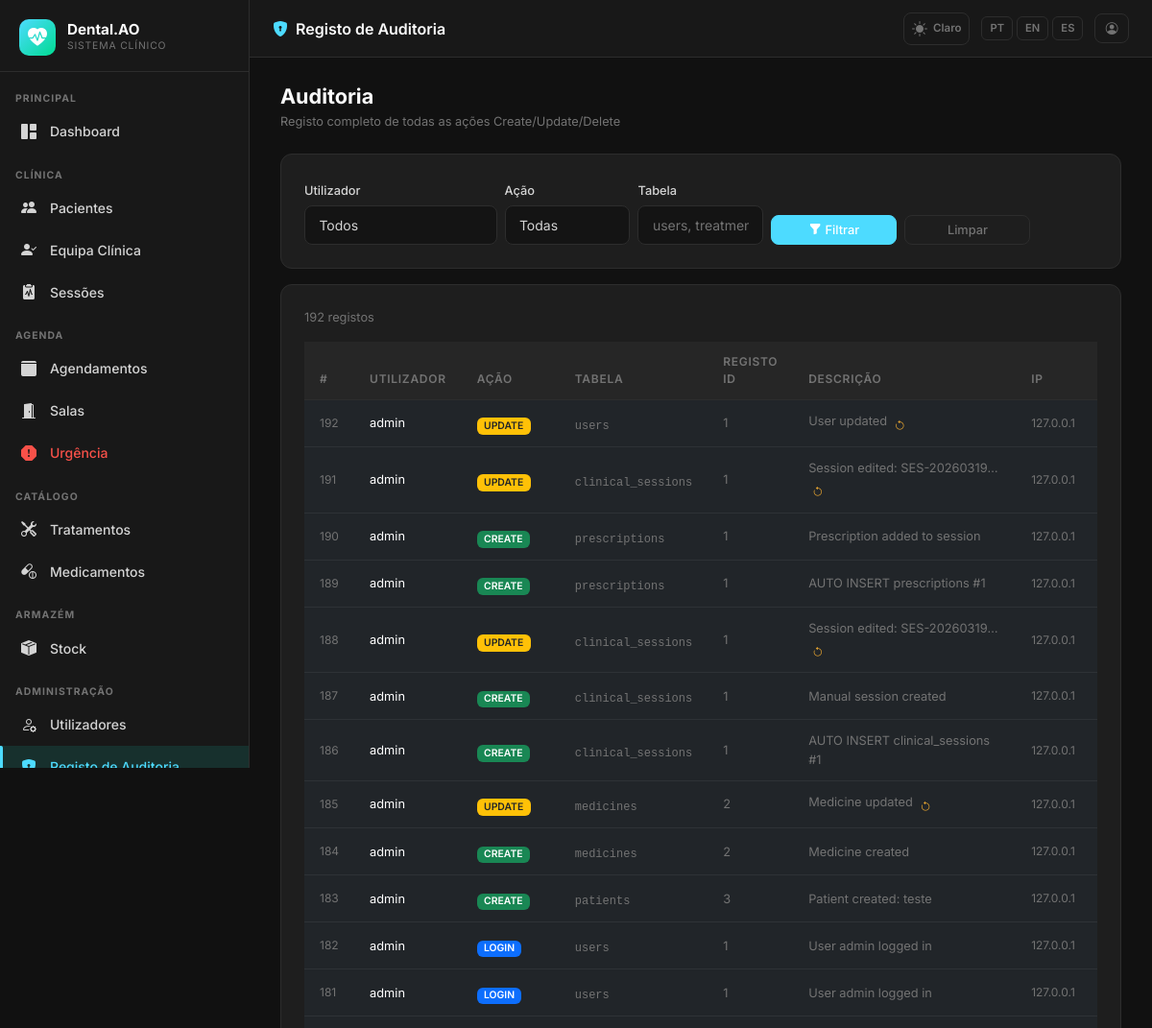
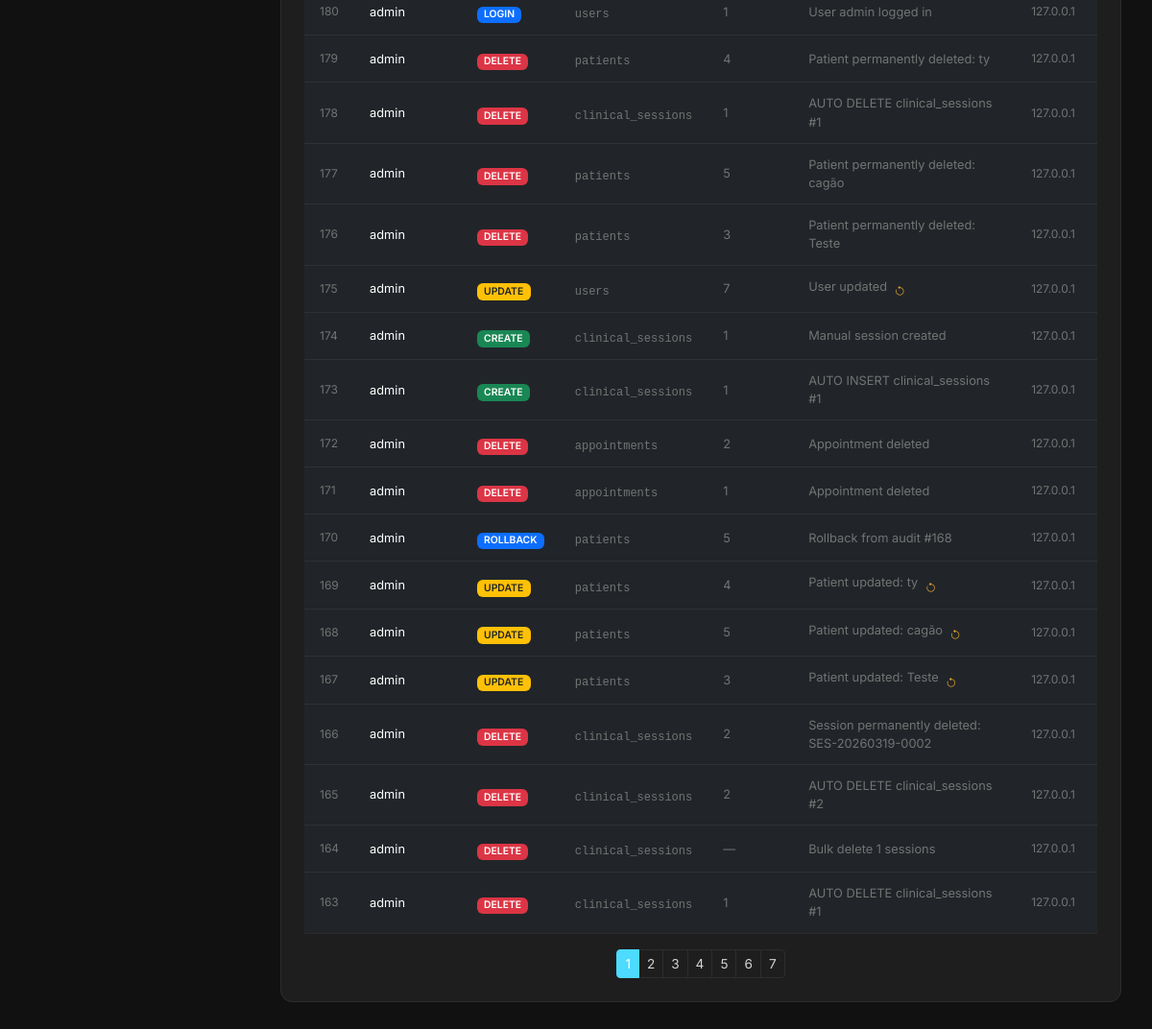
Before: /admin/audit (signed in) with the older database file (2 pictures, top to bottom).
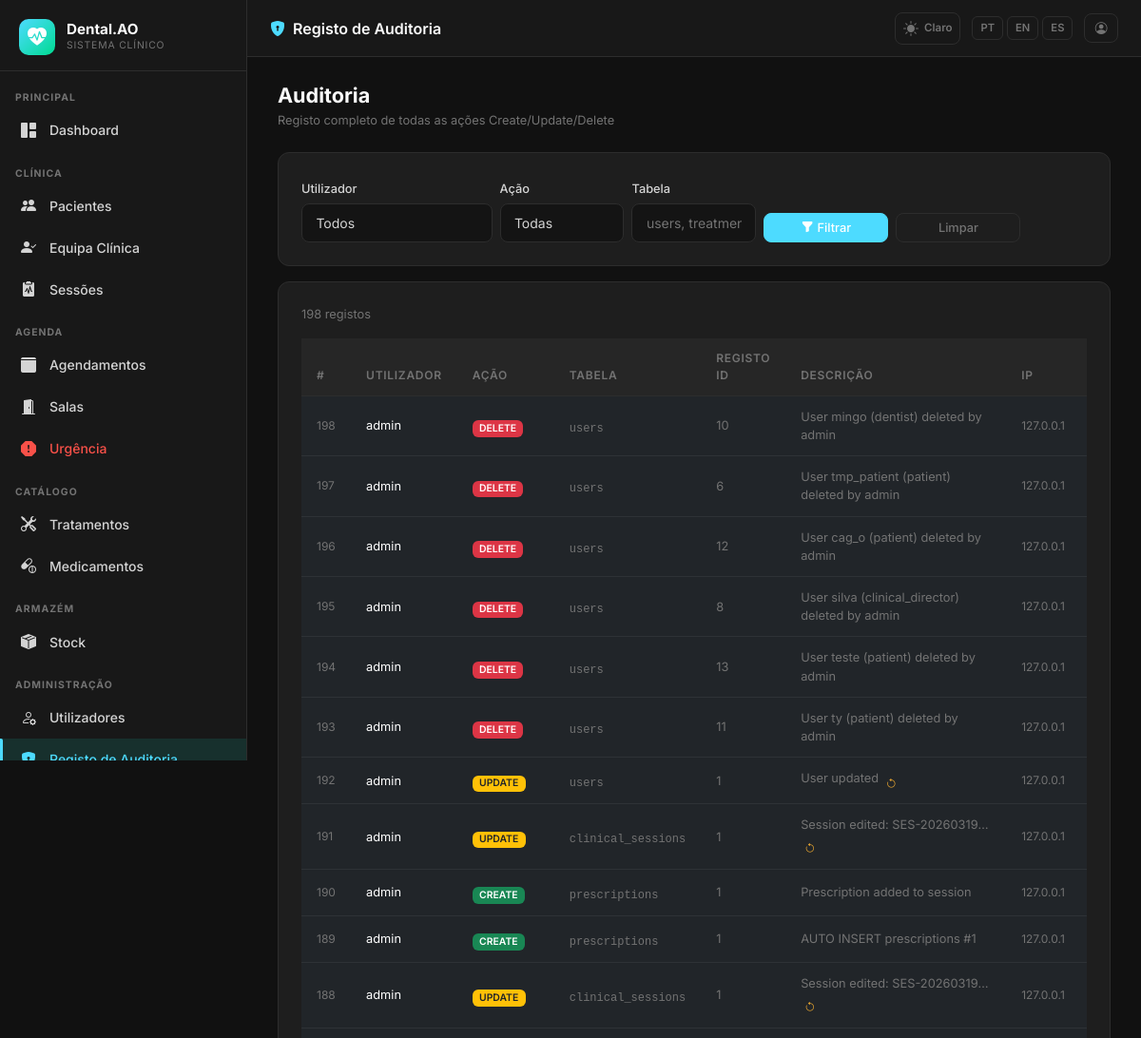
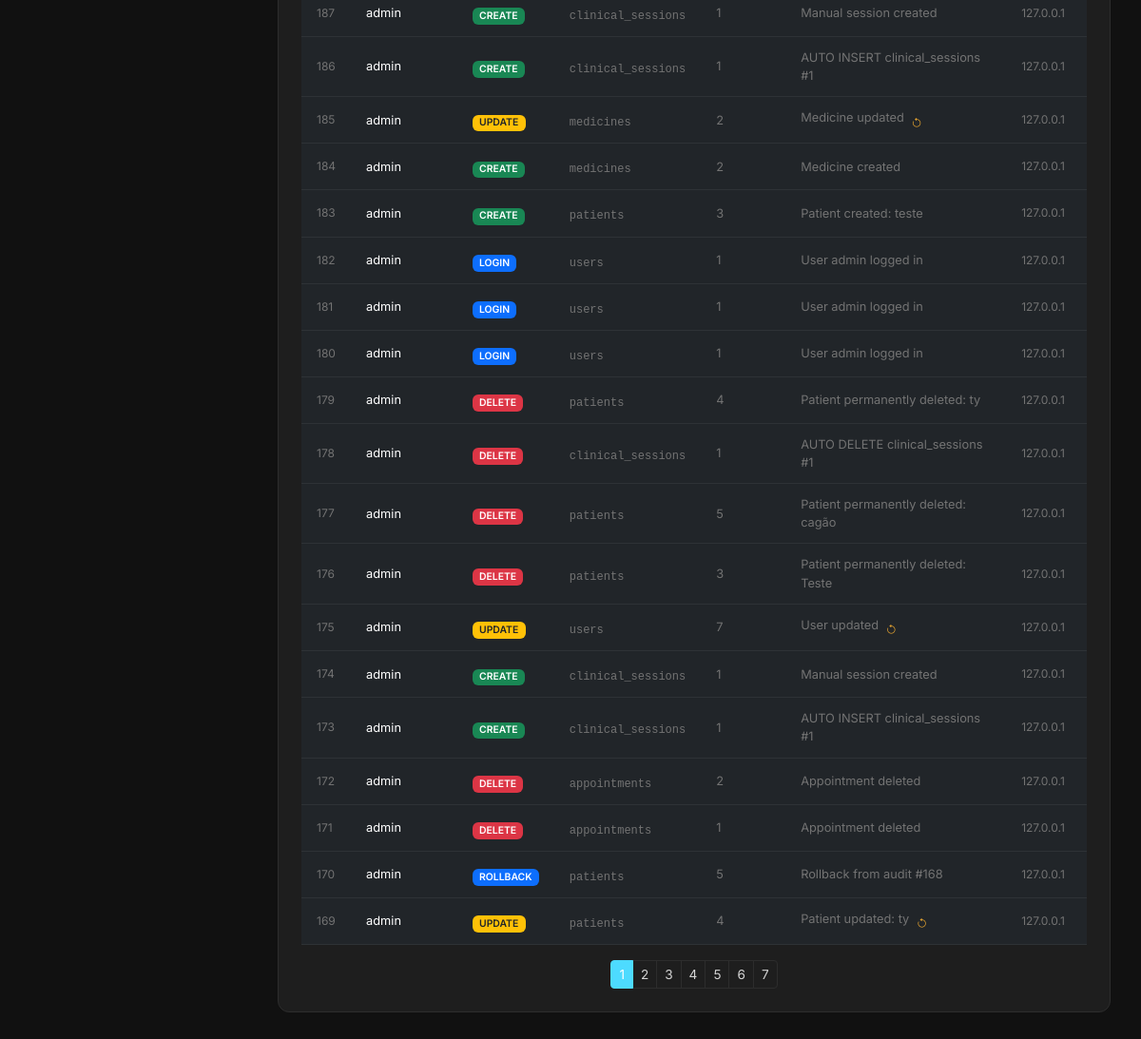
After: the same page with the newer database file (2 pictures, top to bottom).
### app/models.py (models this page shows)
class AuditLog(db.Model):
    __tablename__ = 'audit_log'
    id = db.Column(db.Integer, primary_key=True)
    user_id = db.Column(db.Integer, db.ForeignKey('users.id'), nullable=True)
    username = db.Column(db.String(80), nullable=True)
    action = db.Column(db.String(20), nullable=False)
    table_name = db.Column(db.String(100), nullable=False)
    record_id = db.Column(db.Integer, nullable=True)
    old_value = db.Column(db.JSON, nullable=True)
    new_value = db.Column(db.JSON, nullable=True)
    description = db.Column(db.Text, nullable=True)
    ip_address = db.Column(db.String(50), nullable=True)
    timestamp = db.Column(db.DateTime, default=lambda: datetime.now(timezone.utc), index=True)
    user = db.relationship('User', backref='audit_entries')

### app/admin/routes.py (the view)
@admin_bp.route('/audit')
@login_required
@director_or_superadmin_required
def audit_log():
    from ..models import AuditLog
    page = request.args.get('page', 1, type=int)
    query = AuditLog.query.order_by(AuditLog.timestamp.desc())
    if request.args.get('user_id'):
        query = query.filter_by(user_id=request.args.get('user_id', type=int))
    if request.args.get('action'):
        query = query.filter_by(action=request.args.get('action'))
    if request.args.get('table'):
        query = query.filter_by(table_name=request.args.get('table'))
    logs = query.paginate(page=page, per_page=30)
    users = User.query.order_by(User.full_name).all()
    return render_template('admin/audit_log.html', logs=logs, users=users)

### app/__init__.py (called while the page is built)
def get_locale():
    lang = session.get('lang')
    if lang in ['pt', 'en', 'es']:
        return lang
    return 'pt'

### app/models.py (called while the page is built)
    def role_display(self):
        role_map = {
            Role.SUPERADMIN: 'Superadmin',
            Role.CLINICAL_DIRECTOR: 'Diretor Clínico',
            Role.DENTIST: 'Dentista',
            Role.PATIENT: 'Paciente',
            Role.RECEPTION: 'Recepção',
        }
        return role_map.get(self.role, self.role)

    def role_badge_class(self):
        badge_map = {
            Role.SUPERADMIN: 'danger',
            Role.CLINICAL_DIRECTOR: 'primary',
            Role.DENTIST: 'success',
            Role.PATIENT: 'info',
            Role.RECEPTION: 'warning',
        }
        return badge_map.get(self.role, 'secondary')

    @classmethod
    def all_as_dict(cls):
        stored = {s.key: s.value for s in cls.query.all()}
        result = dict(cls._DEFAULTS)
        result.update(stored)
        return result

### app/templates/admin/audit_log.html (shortened to what the changed rows need)
{% extends "base.html" %}
{% block content %}
<div class="dc-page-header">
  <div>
    <h1>{{ _('Auditoria') }}</h1>
  </div>
</div>
<div class="dc-card">
  <div class="d-flex align-items-center justify-content-between mb-3">
    <span style="font-size:.8rem;color:var(--dc-text-muted)">{{ logs.total }} {{ _('registos') }}</span>
  </div>
  <div class="table-responsive">
    <table class="table table-sm mb-0">
      <thead>
        <tr>
          <th>#</th>
          <th>{{ _('Utilizador') }}</th>
          <th>{{ _('Ação') }}</th>
          <th>{{ _('Tabela') }}</th>
          <th>{{ _('Registo ID') }}</th>
          <th>{{ _('Descrição') }}</th>
          <th>{{ _('IP') }}</th>
          <th>{{ _('Data/Hora') }}</th>
        </tr>
      </thead>
      <tbody>
        {% for log in logs.items %}
        <tr>
          <td style="font-size:.75rem;color:var(--dc-text-muted)">{{ log.id }}</td>
          <td style="font-size:.8rem">{{ log.username or '—' }}</td>
          <td>
            <span class="badge bg-{% if log.action == 'CREATE' %}success{% elif log.action == 'UPDATE' %}warning text-dark{% elif log.action == 'DELETE' %}danger{% elif log.action in ['LOGIN','ROLLBACK'] %}primary{% else %}secondary{% endif %}" style="font-size:.65rem">
              {{ log.action }}
            </span>
          </td>
          <td><code style="font-size:.75rem;color:var(--dc-text-muted)">{{ log.table_name }}</code></td>
          <td style="font-size:.8rem;color:var(--dc-text-muted)">{{ log.record_id or '—' }}</td>
          <td style="font-size:.8rem;color:var(--dc-text-muted);max-width:250px">
            {% if log.old_value and log.action == 'UPDATE' %}
              <span class="d-inline-block text-truncate" style="max-width:200px" title="{{ log.description }}">
                {{ (log.description or '')[:60] }}{% if log.description and log.description|length > 60 %}…{% endif %}
              </span>
              <i class="bi bi-arrow-counterclockwise ms-1" style="color:var(--dc-warning);font-size:.7rem"
                 title="{{ _('Reversão disponível') }}"></i>
            {% else %}
              {{ (log.description or '')[:80] }}{% if log.description and log.description|length > 80 %}…{% endif %}
            {% endif %}
          </td>
          <td style="font-size:.75rem;color:var(--dc-text-muted)">{{ log.ip_address or '—' }}</td>
          <td style="font-size:.75rem;color:var(--dc-text-muted);white-space:nowrap">
          </td>
        </tr>
        {% endfor %}
      </tbody>
    </table>
  </div>
  {% if logs.pages > 1 %}
  <div class="d-flex justify-content-center mt-3">
    <nav>
      <ul class="pagination pagination-sm mb-0">
        {% for page in logs.iter_pages() %}
          {% if page %}
            <li class="page-item {% if page == logs.page %}active{% endif %}">
              <a class="page-link" href="{{ url_for('admin.audit_log', page=page, **request.args) }}">{{ page }}</a>
            </li>
          {% else %}
            <li class="page-item disabled"><span class="page-link">…</span></li>
          {% endif %}
        {% endfor %}
      </ul>
    </nav>
  </div>
  {% endif %}
</div>
{% endblock %}

Changed rows visible on the page:
no longer on this page (row unchanged): AuditLog: id "168", username "admin", action "UPDATE", table_name "patients", record "5", description "Patient updated: cagão", ip_address "127.0.0.1"
no longer on this page (row unchanged): AuditLog: id "167", username "admin", action "UPDATE", table_name "patients", record "3", description "Patient updated: Teste", ip_address "127.0.0.1"
no longer on this page (row unchanged): AuditLog: id "166", username "admin", action "DELETE", table_name "clinical_sessions", record "2", description "Session permanently deleted: SES-20260319-0002", ip_address "127.0.0.1"
no longer on this page (row unchanged): AuditLog: id "165", username "admin", action "DELETE", table_name "clinical_sessions", record "2", description "AUTO DELETE clinical_sessions #2", ip_address "127.0.0.1"
no longer on this page (row unchanged): AuditLog: id "164", username "admin", action "DELETE", table_name "clinical_sessions", record_id "—", description "Bulk delete 1 sessions", ip_address "127.0.0.1"
no longer on this page (row unchanged): AuditLog: id "163", username "admin", action "DELETE", table_name "clinical_sessions", record "1", description "AUTO DELETE clinical_sessions #1", ip_address "127.0.0.1"
added AuditLog: id "198", username "admin", action "DELETE", table_name "users", record "10", description "User mingo (dentist) deleted by admin", ip_address "127.0.0.1"
added AuditLog: id "197", username "admin", action "DELETE", table_name "users", record "6", description "User tmp_patient (patient) deleted by admin", ip_address "127.0.0.1"
added AuditLog: id "196", username "admin", action "DELETE", table_name "users", record "12", description "User cag_o (patient) deleted by admin", ip_address "127.0.0.1"
added AuditLog: id "195", username "admin", action "DELETE", table_name "users", record "8", description "User silva (clinical_director) deleted by admin", ip_address "127.0.0.1"
added AuditLog: id "194", username "admin", action "DELETE", table_name "users", record "13", description "User teste (patient) deleted by admin", ip_address "127.0.0.1"
added AuditLog: id "193", username "admin", action "DELETE", table_name "users", record "11", description "User ty (patient) deleted by admin", ip_address "127.0.0.1"
Other visible differences:
{{ logs.total }}: "192" → "198"
